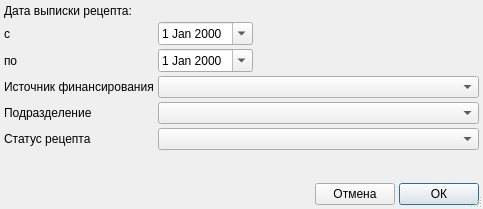
<?xml version="1.0" encoding="UTF-8"?>
<ui version="4.0">
 <class>ReportF030ruSetup</class>
 <widget class="QDialog" name="ReportF030ruSetup">
  <property name="windowModality">
   <enum>Qt::ApplicationModal</enum>
  </property>
  <property name="geometry">
   <rect>
    <x>0</x>
    <y>0</y>
    <width>483</width>
    <height>209</height>
   </rect>
  </property>
  <property name="sizePolicy">
   <sizepolicy hsizetype="Preferred" vsizetype="Maximum">
    <horstretch>0</horstretch>
    <verstretch>0</verstretch>
   </sizepolicy>
  </property>
  <property name="windowTitle">
   <string>параметры отчёта</string>
  </property>
  <property name="sizeGripEnabled">
   <bool>true</bool>
  </property>
  <property name="modal">
   <bool>true</bool>
  </property>
  <layout class="QGridLayout" name="gridLayout">
   <property name="margin">
    <number>4</number>
   </property>
   <property name="spacing">
    <number>4</number>
   </property>
   <item row="3" column="0">
    <widget class="QLabel" name="lblEndDate">
     <property name="text">
      <string>по</string>
     </property>
     <property name="buddy">
      <cstring>edtEndDate</cstring>
     </property>
    </widget>
   </item>
   <item row="7" column="0">
    <widget class="QLabel" name="lblOrgStructure">
     <property name="text">
      <string>Подразделение</string>
     </property>
    </widget>
   </item>
   <item row="7" column="1" colspan="4">
    <widget class="COrgStructureComboBox" name="cmbOrgStructure"/>
   </item>
   <item row="1" column="3" colspan="2">
    <spacer>
     <property name="orientation">
      <enum>Qt::Horizontal</enum>
     </property>
     <property name="sizeHint" stdset="0">
      <size>
       <width>61</width>
       <height>20</height>
      </size>
     </property>
    </spacer>
   </item>
   <item row="1" column="1" colspan="2">
    <widget class="CDateEdit" name="edtBegDate">
     <property name="sizePolicy">
      <sizepolicy hsizetype="Maximum" vsizetype="Fixed">
       <horstretch>0</horstretch>
       <verstretch>0</verstretch>
      </sizepolicy>
     </property>
     <property name="calendarPopup">
      <bool>true</bool>
     </property>
    </widget>
   </item>
   <item row="3" column="1" colspan="2">
    <widget class="CDateEdit" name="edtEndDate">
     <property name="sizePolicy">
      <sizepolicy hsizetype="Maximum" vsizetype="Fixed">
       <horstretch>0</horstretch>
       <verstretch>0</verstretch>
      </sizepolicy>
     </property>
     <property name="calendarPopup">
      <bool>true</bool>
     </property>
    </widget>
   </item>
   <item row="3" column="3" colspan="2">
    <spacer>
     <property name="orientation">
      <enum>Qt::Horizontal</enum>
     </property>
     <property name="sizeHint" stdset="0">
      <size>
       <width>61</width>
       <height>20</height>
      </size>
     </property>
    </spacer>
   </item>
   <item row="1" column="0">
    <widget class="QLabel" name="lblBegDate">
     <property name="text">
      <string>с</string>
     </property>
     <property name="buddy">
      <cstring>edtBegDate</cstring>
     </property>
    </widget>
   </item>
   <item row="0" column="0" colspan="3">
    <widget class="QLabel" name="lblBegDate_2">
     <property name="text">
      <string>Дата выписки рецепта:</string>
     </property>
     <property name="buddy">
      <cstring>edtBegDate</cstring>
     </property>
    </widget>
   </item>
   <item row="4" column="0">
    <widget class="QLabel" name="lblFinance">
     <property name="text">
      <string>Источник финансирования</string>
     </property>
    </widget>
   </item>
   <item row="4" column="1" colspan="4">
    <widget class="CRBComboBox" name="cmbFinance"/>
   </item>
   <item row="8" column="0">
    <widget class="QLabel" name="lblOrgStructure_2">
     <property name="text">
      <string>Статус рецепта</string>
     </property>
    </widget>
   </item>
   <item row="8" column="1" colspan="4">
    <widget class="CRecipeStatusComboBox" name="cmbRecipeStatus"/>
   </item>
   <item row="10" column="4">
    <widget class="QPushButton" name="btnOk">
     <property name="text">
      <string>ОК</string>
     </property>
    </widget>
   </item>
   <item row="10" column="3">
    <widget class="QPushButton" name="btnCancel">
     <property name="text">
      <string>Отмена</string>
     </property>
    </widget>
   </item>
   <item row="9" column="0">
    <spacer name="verticalSpacer">
     <property name="orientation">
      <enum>Qt::Vertical</enum>
     </property>
     <property name="sizeHint" stdset="0">
      <size>
       <width>20</width>
       <height>40</height>
      </size>
     </property>
    </spacer>
   </item>
  </layout>
 </widget>
 <customwidgets>
  <customwidget>
   <class>CDateEdit</class>
   <extends>QDateEdit</extends>
   <header>library/DateEdit.h</header>
  </customwidget>
  <customwidget>
   <class>CRBComboBox</class>
   <extends>QComboBox</extends>
   <header>library/crbcombobox.h</header>
  </customwidget>
  <customwidget>
   <class>COrgStructureComboBox</class>
   <extends>QComboBox</extends>
   <header>Orgs/OrgStructComboBoxes</header>
  </customwidget>
  <customwidget>
   <class>CRecipeStatusComboBox</class>
   <extends>QComboBox</extends>
   <header>Reports/ComboBoxes</header>
  </customwidget>
 </customwidgets>
 <tabstops>
  <tabstop>edtBegDate</tabstop>
  <tabstop>edtEndDate</tabstop>
  <tabstop>cmbFinance</tabstop>
  <tabstop>cmbOrgStructure</tabstop>
  <tabstop>cmbRecipeStatus</tabstop>
  <tabstop>btnOk</tabstop>
  <tabstop>btnCancel</tabstop>
 </tabstops>
 <resources/>
 <connections>
  <connection>
   <sender>btnCancel</sender>
   <signal>clicked()</signal>
   <receiver>ReportF030ruSetup</receiver>
   <slot>reject()</slot>
   <hints>
    <hint type="sourcelabel">
     <x>347</x>
     <y>191</y>
    </hint>
    <hint type="destinationlabel">
     <x>241</x>
     <y>104</y>
    </hint>
   </hints>
  </connection>
  <connection>
   <sender>btnOk</sender>
   <signal>clicked()</signal>
   <receiver>ReportF030ruSetup</receiver>
   <slot>accept()</slot>
   <hints>
    <hint type="sourcelabel">
     <x>436</x>
     <y>191</y>
    </hint>
    <hint type="destinationlabel">
     <x>241</x>
     <y>104</y>
    </hint>
   </hints>
  </connection>
 </connections>
</ui>
